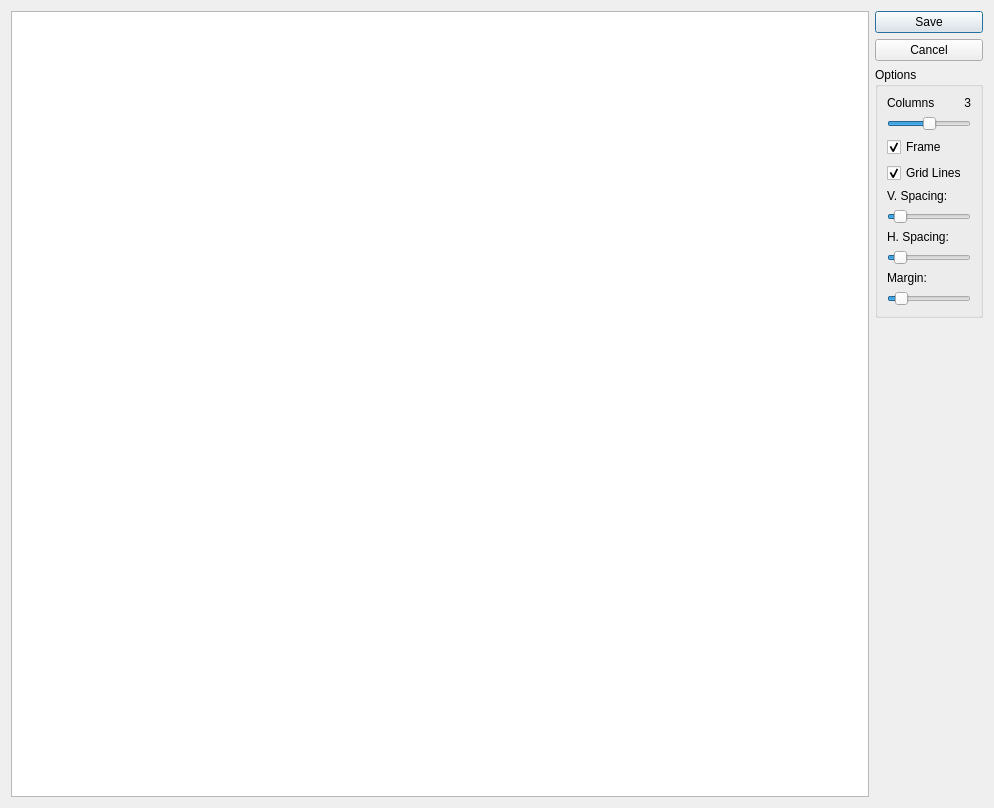
<?xml version="1.0" encoding="UTF-8"?>
<ui version="4.0">
 <class>WidthModeExportDialog</class>
 <widget class="QDialog" name="WidthModeExportDialog">
  <property name="geometry">
   <rect>
    <x>0</x>
    <y>0</y>
    <width>994</width>
    <height>808</height>
   </rect>
  </property>
  <property name="windowTitle">
   <string>Dialog</string>
  </property>
  <layout class="QHBoxLayout" name="horizontalLayout_2">
   <item>
    <widget class="ZoomableView" name="graphicsView">
     <property name="sizePolicy">
      <sizepolicy hsizetype="MinimumExpanding" vsizetype="MinimumExpanding">
       <horstretch>0</horstretch>
       <verstretch>0</verstretch>
      </sizepolicy>
     </property>
     <property name="minimumSize">
      <size>
       <width>400</width>
       <height>0</height>
      </size>
     </property>
     <property name="maximumSize">
      <size>
       <width>16777215</width>
       <height>16777215</height>
      </size>
     </property>
    </widget>
   </item>
   <item>
    <layout class="QVBoxLayout" name="verticalLayout">
     <property name="sizeConstraint">
      <enum>QLayout::SetMinimumSize</enum>
     </property>
     <item>
      <widget class="QPushButton" name="button_OK">
       <property name="sizePolicy">
        <sizepolicy hsizetype="Fixed" vsizetype="Fixed">
         <horstretch>0</horstretch>
         <verstretch>0</verstretch>
        </sizepolicy>
       </property>
       <property name="maximumSize">
        <size>
         <width>150</width>
         <height>16777215</height>
        </size>
       </property>
       <property name="text">
        <string>Save</string>
       </property>
       <property name="checkable">
        <bool>false</bool>
       </property>
       <property name="default">
        <bool>false</bool>
       </property>
      </widget>
     </item>
     <item>
      <widget class="QPushButton" name="button_cancel">
       <property name="sizePolicy">
        <sizepolicy hsizetype="Fixed" vsizetype="Fixed">
         <horstretch>0</horstretch>
         <verstretch>0</verstretch>
        </sizepolicy>
       </property>
       <property name="maximumSize">
        <size>
         <width>150</width>
         <height>16777215</height>
        </size>
       </property>
       <property name="text">
        <string>Cancel</string>
       </property>
      </widget>
     </item>
     <item>
      <widget class="QGroupBox" name="groupBox">
       <property name="sizePolicy">
        <sizepolicy hsizetype="Fixed" vsizetype="Fixed">
         <horstretch>0</horstretch>
         <verstretch>0</verstretch>
        </sizepolicy>
       </property>
       <property name="maximumSize">
        <size>
         <width>150</width>
         <height>16777215</height>
        </size>
       </property>
       <property name="title">
        <string>Options</string>
       </property>
       <layout class="QHBoxLayout" name="horizontalLayout">
        <item>
         <layout class="QVBoxLayout" name="verticalLayout_2">
          <item>
           <layout class="QHBoxLayout" name="horizontalLayout_3">
            <item>
             <widget class="QLabel" name="label_3">
              <property name="text">
               <string>Columns</string>
              </property>
             </widget>
            </item>
            <item>
             <widget class="QLabel" name="label_ncols">
              <property name="text">
               <string>3</string>
              </property>
              <property name="alignment">
               <set>Qt::AlignRight|Qt::AlignTrailing|Qt::AlignVCenter</set>
              </property>
             </widget>
            </item>
           </layout>
          </item>
          <item>
           <widget class="QSlider" name="slider_ncols">
            <property name="minimum">
             <number>1</number>
            </property>
            <property name="maximum">
             <number>5</number>
            </property>
            <property name="value">
             <number>3</number>
            </property>
            <property name="orientation">
             <enum>Qt::Horizontal</enum>
            </property>
           </widget>
          </item>
          <item>
           <widget class="QCheckBox" name="checkBox">
            <property name="text">
             <string>Frame</string>
            </property>
            <property name="checked">
             <bool>true</bool>
            </property>
           </widget>
          </item>
          <item>
           <widget class="QCheckBox" name="checkBox_gridlines">
            <property name="text">
             <string>Grid Lines</string>
            </property>
            <property name="checked">
             <bool>true</bool>
            </property>
           </widget>
          </item>
          <item>
           <widget class="QLabel" name="label">
            <property name="text">
             <string>V. Spacing:</string>
            </property>
           </widget>
          </item>
          <item>
           <widget class="QSlider" name="horizontalSlider_2">
            <property name="minimum">
             <number>10</number>
            </property>
            <property name="maximum">
             <number>500</number>
            </property>
            <property name="singleStep">
             <number>10</number>
            </property>
            <property name="pageStep">
             <number>50</number>
            </property>
            <property name="value">
             <number>50</number>
            </property>
            <property name="orientation">
             <enum>Qt::Horizontal</enum>
            </property>
           </widget>
          </item>
          <item>
           <widget class="QLabel" name="label_2">
            <property name="text">
             <string>H. Spacing:</string>
            </property>
           </widget>
          </item>
          <item>
           <widget class="QSlider" name="horizontalSlider_3">
            <property name="minimum">
             <number>10</number>
            </property>
            <property name="maximum">
             <number>500</number>
            </property>
            <property name="singleStep">
             <number>10</number>
            </property>
            <property name="pageStep">
             <number>50</number>
            </property>
            <property name="value">
             <number>50</number>
            </property>
            <property name="orientation">
             <enum>Qt::Horizontal</enum>
            </property>
           </widget>
          </item>
          <item>
           <widget class="QLabel" name="label_4">
            <property name="text">
             <string>Margin:</string>
            </property>
           </widget>
          </item>
          <item>
           <widget class="QSlider" name="horizontalSlider_4">
            <property name="maximum">
             <number>100</number>
            </property>
            <property name="pageStep">
             <number>20</number>
            </property>
            <property name="value">
             <number>10</number>
            </property>
            <property name="orientation">
             <enum>Qt::Horizontal</enum>
            </property>
           </widget>
          </item>
         </layout>
        </item>
       </layout>
      </widget>
     </item>
     <item>
      <spacer name="verticalSpacer_2">
       <property name="orientation">
        <enum>Qt::Vertical</enum>
       </property>
       <property name="sizeHint" stdset="0">
        <size>
         <width>20</width>
         <height>40</height>
        </size>
       </property>
      </spacer>
     </item>
    </layout>
   </item>
  </layout>
 </widget>
 <customwidgets>
  <customwidget>
   <class>ZoomableView</class>
   <extends>QGraphicsView</extends>
   <header location="global">zoomableview.h</header>
  </customwidget>
 </customwidgets>
 <resources/>
 <connections/>
</ui>
